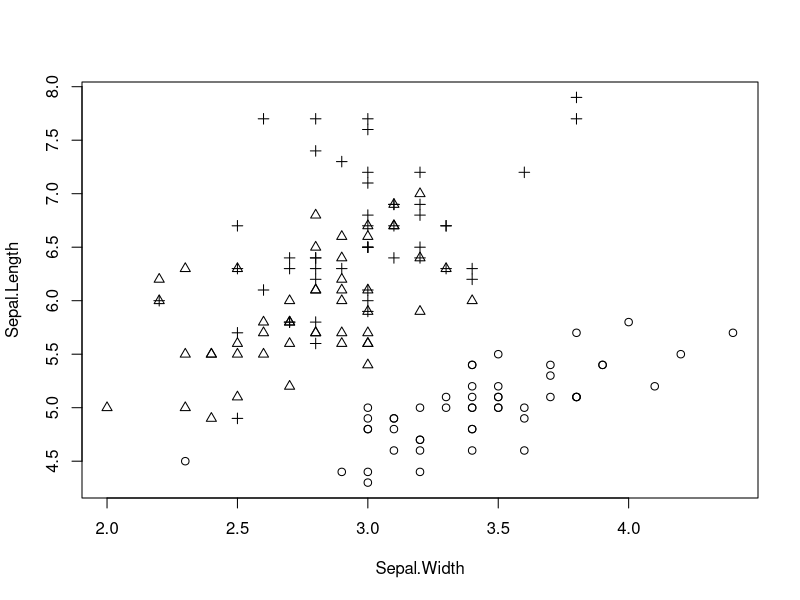
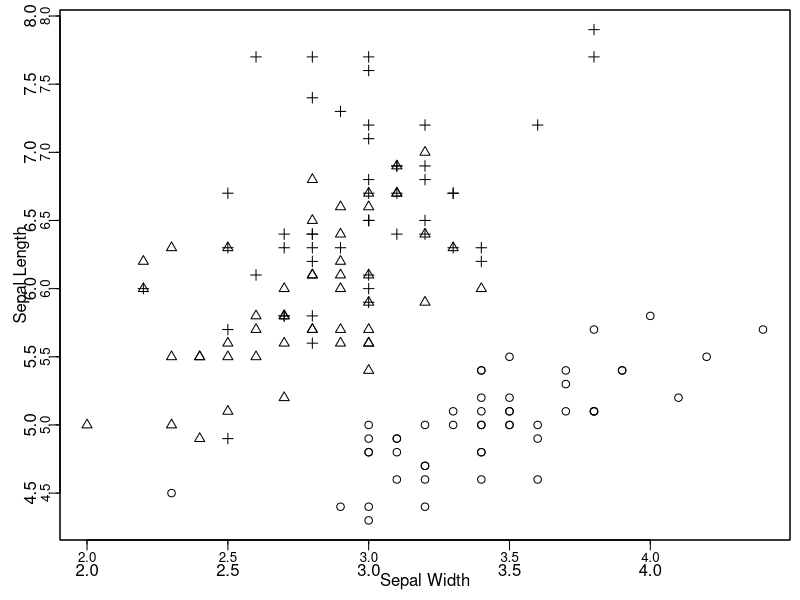
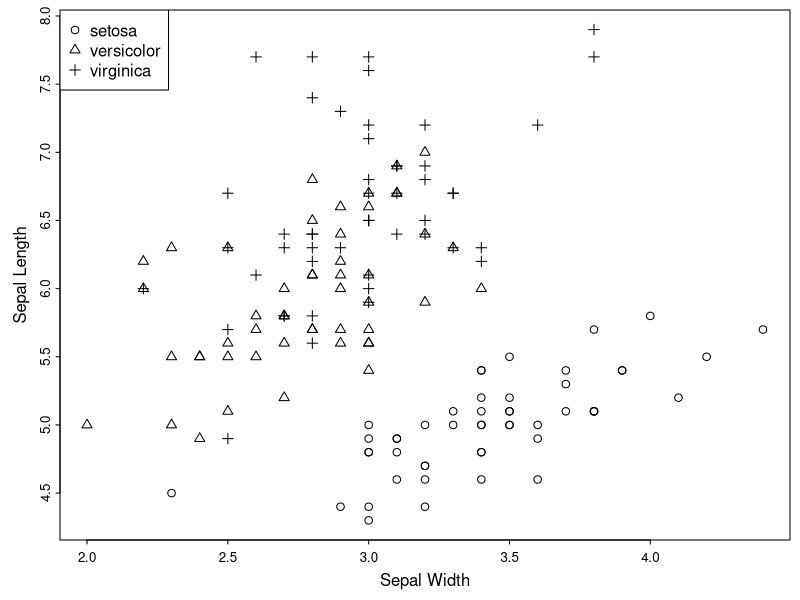
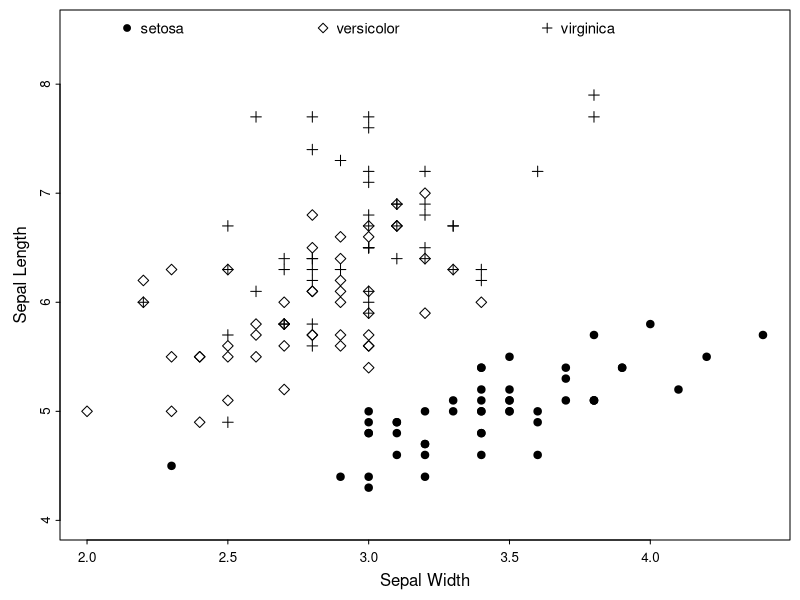
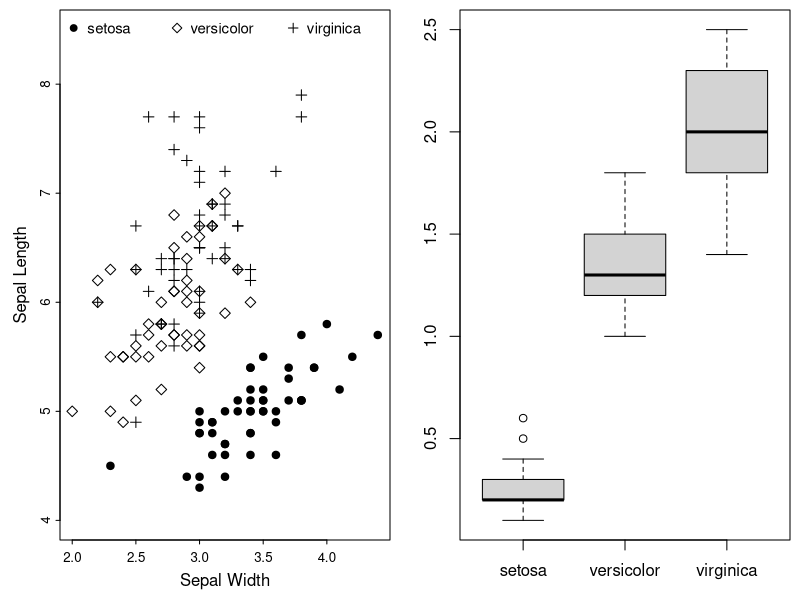
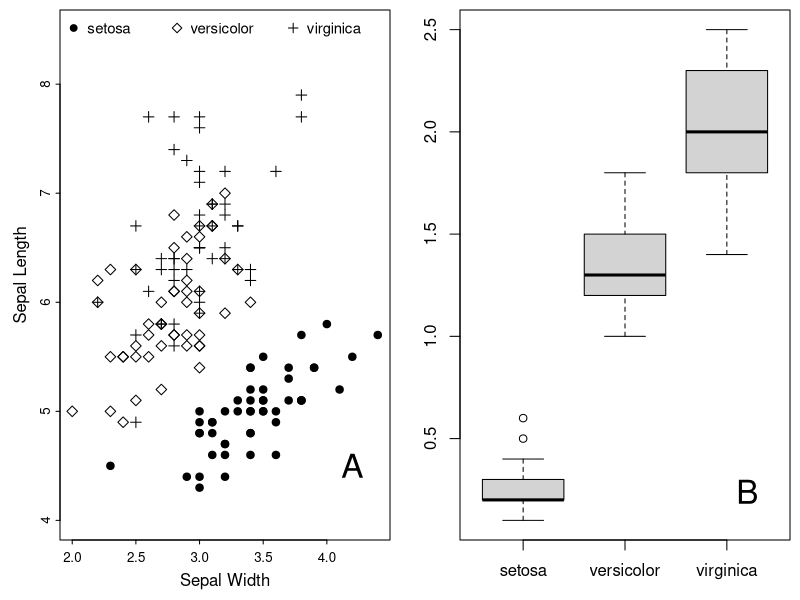
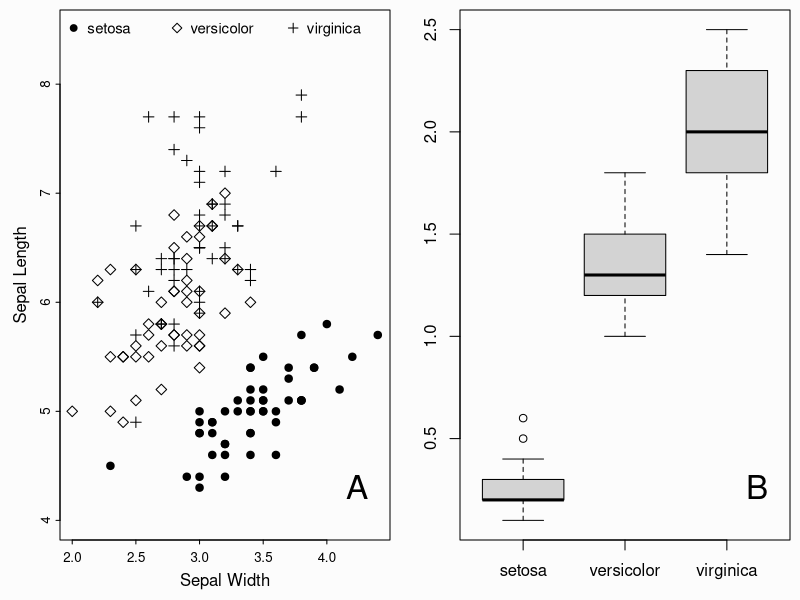
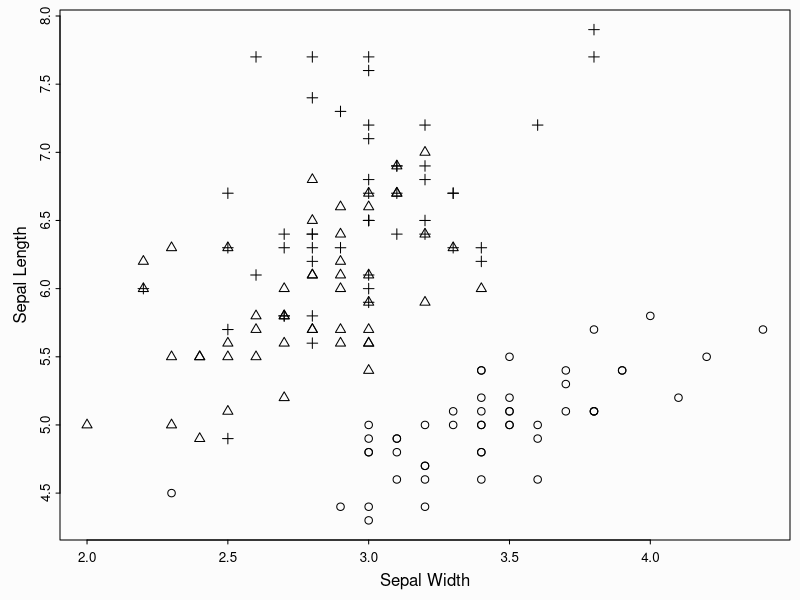

Write the R code that produced these figures, in order. (Note: this script raises an error after producing the figures.)
#' \section{Size}

dev.new(height = 3.5, width = 3.5)

#' \section{Content}
#' 

plot(Sepal.Length ~ Sepal.Width, pch = as.numeric(Species), data = iris)

#' \subsection{Margins}
#' 

par(mar = c(3, 3, 0.5, 0.5))
plot(Sepal.Length ~ Sepal.Width, pch = as.numeric(Species), data = iris)

#' \subsection{Axes}

box()

axis(side = 1, tcl = -0.2, mgp = c(3, 0.3, 0), cex.axis = 0.8)
axis(side = 2, tcl = -0.2, mgp = c(3, 0.3, 0), cex.axis = 0.8)

mtext("Sepal Width", side = 1, line = 1.5)
mtext("Sepal Length", side = 2, line = 1.5)

par(mar = c(3, 3, 0.5, 0.5))
plot(Sepal.Length ~ Sepal.Width, pch = as.numeric(Species), data = iris, 
     ann = FALSE,                       # turn off axis labels
     axes = FALSE)                      # turn off axis ticks
box()
axis(side = 1, tcl = -0.2, mgp = c(3, 0.3, 0), cex.axis = 0.8) 
axis(side = 2, tcl = -0.2, mgp = c(3, 0.3, 0), cex.axis = 0.8) 
mtext("Sepal Width", side = 1, line = 1.5)
mtext("Sepal Length", side = 2, line = 1.5)

#' \subsection*{Exercise 1: adding a legend}

legend(legend = levels(iris$Species), x="topleft", pch = 1:3)

#' \subsection{Selecting Plot Symbols}
#' 

mysymbols <- c(19, 5, 3)
plot(Sepal.Length ~ Sepal.Width, pch = mysymbols[as.numeric(Species)], data = iris,
     ylim = c(4.0, 8.5), ann = FALSE, axes = FALSE)
box()
axis(side = 1, tcl = -0.2, mgp = c(3, 0.3, 0), cex.axis = 0.8) 
axis(side = 2, tcl = -0.2, mgp = c(3, 0.3, 0), cex.axis = 0.8)
mtext("Sepal Width", side = 1, line = 1.5)
mtext("Sepal Length", side = 2, line = 1.5)
legend(legend = levels(iris$Species), x = "top", pch = mysymbols, horiz = TRUE, 
       bty = 'n', cex = 0.9, text.width = c(0.6, 0.7, 0.6))

#' \subsection{Panels}
#' 

dev.new(width = 7.25, height = 3.5)

par(mfrow = c(1, 2))

par(mfrow = c(1, 2))
par(mar = c(3, 3, 0.5, 0.5))
mysymbols <- c(19, 5, 3)
plot(Sepal.Length ~ Sepal.Width, pch = mysymbols[as.numeric(Species)], data = iris,
     ylim = c(4.0, 8.5), ann = FALSE, axes = FALSE)
box()
axis(side = 1, tcl = -0.2, mgp = c(3, 0.3, 0), cex.axis = 0.8) 
axis(side = 2, tcl = -0.2, mgp = c(3, 0.3, 0), cex.axis = 0.8) 
mtext("Sepal Width", side = 1, line = 1.5)
mtext("Sepal Length", side = 2, line = 1.5)
legend(legend = levels(iris$Species), x = "top", pch = mysymbols, horiz = TRUE, 
       bty = 'n', cex = 0.9, text.width = c(0.6, 0.7, 0.6))

## ----panel2, fig.width=7.25, fig.height=3.5, fig.align="center", echo = FALSE----
boxplot(Petal.Width ~ Species, data = iris)


## ----panel2B, fig.width=7.25, fig.height=3.5, fig.align="center", echo = FALSE----
par(mfrow = c(1, 2))
par(mar = c(3, 3, 0.5, 0.5))
mysymbols <- c(19, 5, 3)
plot(Sepal.Length ~ Sepal.Width, pch = mysymbols[as.numeric(Species)], data = iris,
     ylim = c(4.0, 8.5), ann = FALSE, axes = FALSE)
box()
axis(side = 1, tcl = -0.2, mgp = c(3, 0.3, 0), cex.axis = 0.8) 
axis(side = 2, tcl = -0.2, mgp = c(3, 0.3, 0), cex.axis = 0.8) 
mtext("Sepal Width", side = 1, line = 1.5)
mtext("Sepal Length", side = 2, line = 1.5)
legend(legend = levels(iris$Species), x = "top", pch = mysymbols, horiz = TRUE, 
       bty = 'n', cex = 0.9, text.width = c(0.6, 0.7, 0.6))
## For the first panel:
text("A", x = 4.2, y = 4.5, cex = 2)
boxplot(Petal.Width ~ Species, data = iris)
## For the second panel:
text("B", x = 3.2, y = 0.24, cex = 2)


## ----panel2Bc, fig.width=7.25, fig.height=3.5, fig.align="center", echo = FALSE----
par(bg="#FCFCFC")
par(mfrow = c(1, 2))
par(mar = c(3, 3, 0.5, 0.5))
mysymbols <- c(19, 5, 3)
plot(Sepal.Length ~ Sepal.Width, pch = mysymbols[as.numeric(Species)], data = iris,
     ylim = c(4.0, 8.5), ann = FALSE, axes = FALSE)
box()
axis(side = 1, tcl = -0.2, mgp = c(3, 0.3, 0), cex.axis = 0.8) 
axis(side = 2, tcl = -0.2, mgp = c(3, 0.3, 0), cex.axis = 0.8) 
mtext("Sepal Width", side = 1, line = 1.5)
mtext("Sepal Length", side = 2, line = 1.5)
legend(legend = levels(iris$Species), x = "top", pch = mysymbols, horiz = TRUE, 
       bty = 'n', cex = 0.9, text.width = c(0.6, 0.7, 0.6))
## For the first panel:
text("A", x = grconvertX(0.9, from="npc", to="user"), 
     y = grconvertY(0.1, from = "npc", to="user"), cex = 2)
boxplot(Petal.Width ~ Species, data = iris)
## For the first panel:
text("B", x = grconvertX(0.9, from="npc", to="user"), 
     y = grconvertY(0.1, from = "npc", to="user"), cex = 2)


#' \subsection*{Exercise 2: Completing the Panel}
#' 
#' There are still a few problems with our panel:
#' 
#' \begin{itemize}
#' \item The title of the Y axis on the second panel is not visible
#' \item The panel labels (A and B) are in the wrong positions --- they should be in the top left corners
#' \item Fixing the panel labels will require moving the legend for the first figure
#' \end{itemize}
#' 
#' If you change \texttt{ylim}, you can put the legend on the bottom, and make space for the label at
#' the top. Go ahead and see what you can do with this. You can use my example, Figure
#' \ref{fig:final-product} as a model. Alternatively, try formatting your own data according to the
#' requirements of a journal in your field.


#' \section{Image Formats}
#'
#' \subsection{Raster Images}

tiff(filename = "iris.tiff", width = 3.5, height = 3.5, units="in", res = 1000,
     compression = "lzw")
par(bg="#FCFCFC", mar = c(3, 3, 0.5, 0.5))
plot(Sepal.Length ~ Sepal.Width, pch = as.numeric(Species), data = iris, 
     ann = FALSE,                       # turn off axis labels
     axes = FALSE)                      # turn off axis ticks
box()
axis(side = 1, tcl = -0.2, mgp = c(3, 0.3, 0), cex.axis = 0.8) 
axis(side = 2, tcl = -0.2, mgp = c(3, 0.3, 0), cex.axis = 0.8)
mtext("Sepal Width", side = 1, line = 1.5)
mtext("Sepal Length", side = 2, line = 1.5)
dev.off()

#' \subsection{Vector Images}
#' 

postscript("iris.eps", height = 3.5, width = 3.5,
           paper = "special", onefile = FALSE, horizontal = FALSE)
par(bg="#FCFCFC", mar = c(3, 3, 0.5, 0.5))
plot(Sepal.Length ~ Sepal.Width, pch = as.numeric(Species), data = iris, 
     ann = FALSE,                       # turn off axis labels
     axes = FALSE)                      # turn off axis ticks
box()
axis(side = 1, tcl = -0.2, mgp = c(3, 0.3, 0), cex.axis = 0.8) 
axis(side = 2, tcl = -0.2, mgp = c(3, 0.3, 0), cex.axis = 0.8) 
mtext("Sepal Width", side = 1, line = 1.5)
mtext("Sepal Length", side = 2, line = 1.5)
dev.off()

embedFonts("iris.eps", outfile="iris-embed.eps")

